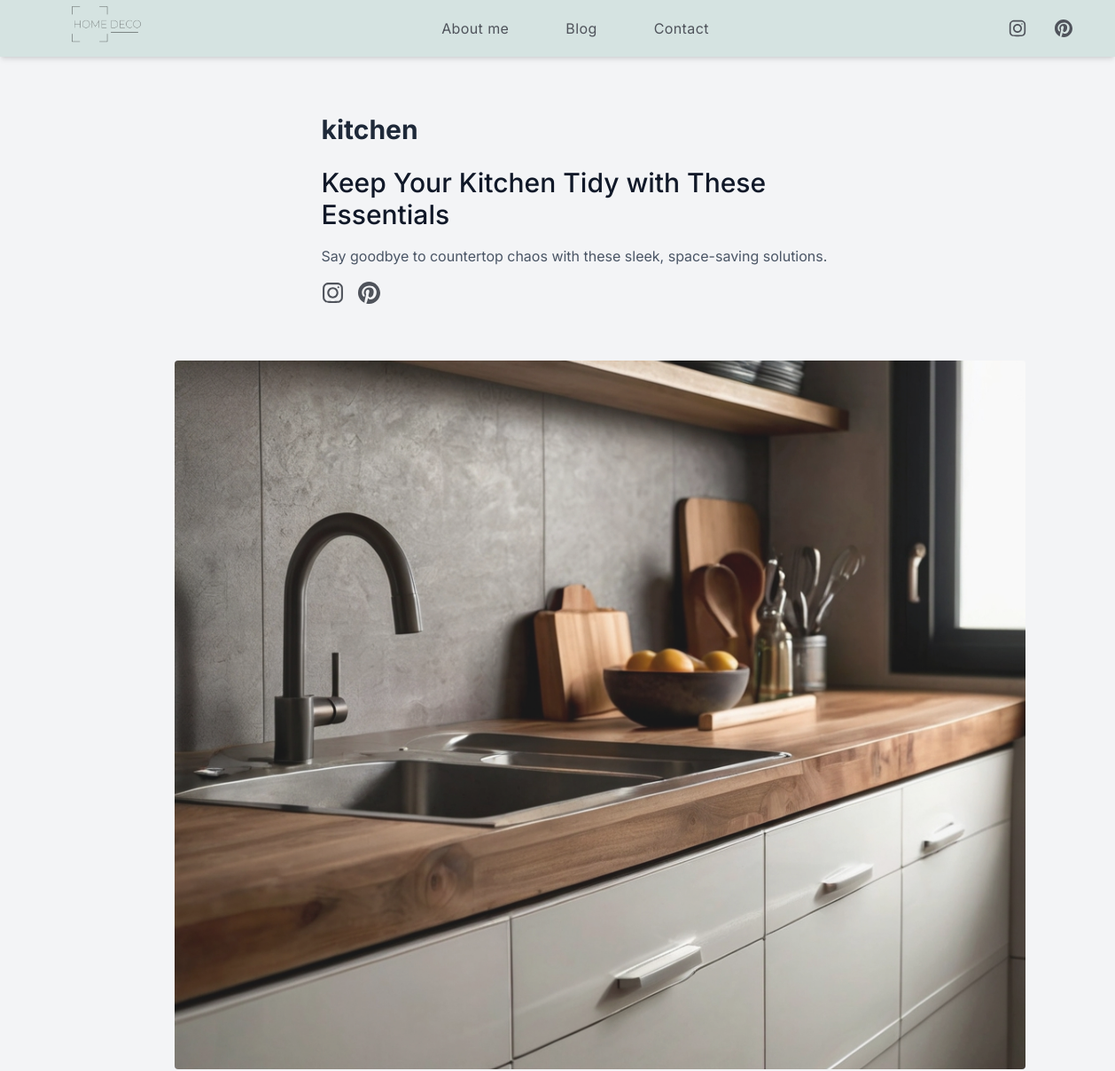
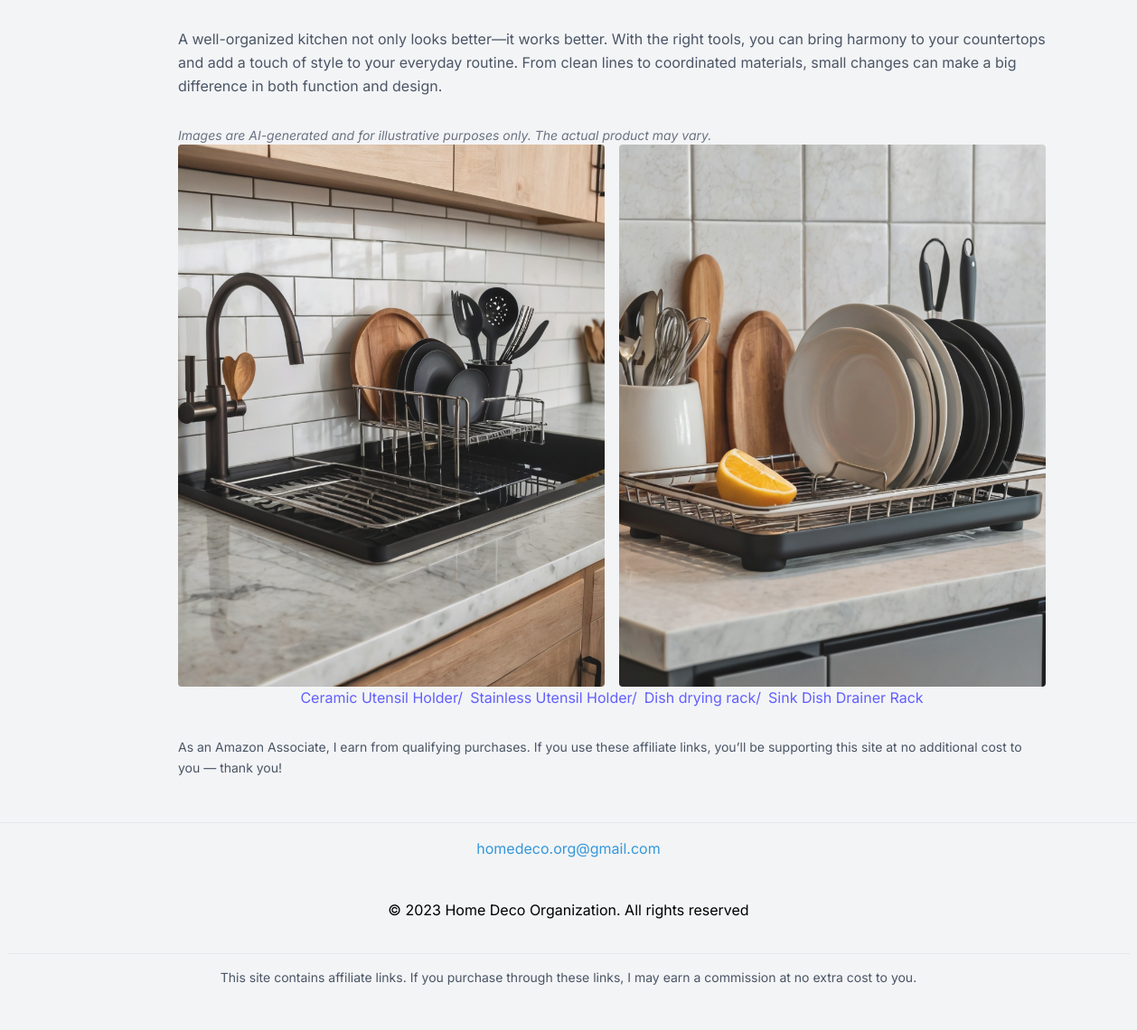
/post/10, run on the app's committed database (2 pictures, top to bottom).
### models.py (models this page shows)
class Post(db.Model):
    id = db.Column(db.Integer, primary_key=True)
    title = db.Column(db.String(100), nullable=False)
    description = db.Column(db.Text, nullable=False)
    slug = db.Column(db.String(50), nullable=False)
    image1 = db.Column(db.String(200))
    alttitle1 = db.Column(db.String(100))
    image2 = db.Column(db.String(200))
    alttitle2 = db.Column(db.String(100))
    image3 = db.Column(db.String(200))
    alttitle3 = db.Column(db.String(100))
    link1 = db.Column(db.String(200))
    label1 = db.Column(db.String(100), nullable=False)
    link2 = db.Column(db.String(200))
    label2 = db.Column(db.String(100), nullable=False)
    link3 = db.Column(db.String(200))
    label3 = db.Column(db.String(100), nullable=False)
    link4 = db.Column(db.String(200))
    label4 = db.Column(db.String(100), nullable=False)
    frase1 = db.Column(db.String(200), nullable=False)
    frase2 = db.Column(db.String(200), nullable=True)

### app.py (the view)
@app.route('/post/<int:id>', methods=['GET'])
def view_post(id):
        try:
            post = Post.query.get_or_404(id)
            return render_template('post.html', post=post)
        except Exception as e:
            print(f"Error retrieving post: {e}")
            return render_template('error.html', message="Post not found")

### templates/post.html
{% extends "layout.html" %}
{% block content %}
<section class="text-gray-600 md:ml-12 flex flex-col items-center justify-center w-screen">
  <div class="pt-32 px-8 md:px-0 w-full md:w-2/3 lg:w-1/2">
    <div class="flex flex-col justify-start text-left mb-16 ">
      <h3 class="text-3xl font-bold mb-6 text-gray-800">{{ post.slug }}</h3>
      <h1 class="sm:text-3xl text-2xl font-medium title-font mb-4 text-gray-900 text-left">{{ post.title}}</h1>
      <p class="leading-relaxed text-base text-left">{{ post.frase1 }}</p>
      <ul class="flex flex-row mt-4">
        <li class="pr-4 cursor-pointer"><a href="https://www.instagram.com/homedecoorganization/"
     target="_blank" rel="noopener noreferrer"><img src="{{ url_for('static', filename='images/IG.svg') }}" alt="Share with Instagram" width=25px ></a></li>
        <li class="pr-4 cursor-pointer"><a id="share-pinterest" href="https://www.pinterest.com/homedecoorganization/"
     target="_blank" rel="noopener noreferrer"><img src="{{ url_for('static', filename='images/pinterest.svg') }}" alt="Share with Pinterest" width=25px ></a></li>
        </ul>
    </div>
  </div>
  <div class="px-8 py-0 flex flex-wrap md:flex-nowrap md:items-start md:justify-start md:flex-col max-w-screen-lg">
    <div class="w-full">
      <div class="flex flex-wrap w-full bg-gray-100 py-32 px-10 relative mb-4 h-[500px] md:h-[800px] rounded">
        <img alt="{{ post.alttitle1 }}" class="w-full object-cover h-full object-center block opacity-90 absolute inset-0 rounded" src="{{ post.image1 }}">
      </div>
     <p class="py-4 leading-relaxed text-base text-left mb-4">{{ post.description }}</p>
      <p class="text-sm text-gray-500 mt-4 italic">
  Images are AI-generated and for illustrative purposes only. The actual product may vary.
</p>
      <div class="flex flex-wrap -mx-2 gap-4 md:gap-0">
        <div class="px-2 w-full md:w-1/2">
          <div class="flex flex-wrap w-full bg-gray-100 sm:py-24 py-16 sm:px-10 px-6 relative h-[500px] md:h-[600px] rounded">
            <img alt="{{ post.alttitle2 }}" class="w-full object-cover h-full object-center block opacity-90 absolute inset-0 rounded" src="{{ post.image2 }}">
          </div>
        </div>
        <div class="px-2 w-full md:w-1/2">
          <div class="flex flex-wrap w-full bg-gray-100 sm:py-24 py-16 sm:px-10 px-6 relative h-[500px] md:h-[600px] rounded">
            <img alt="{{ post.alttitle3 }}" class="w-full object-cover h-full object-center block opacity-90 absolute inset-0 rounded" src="{{ post.image3 }}">
          </div>
        </div>
        <div class="flex items-center flex-row justify-center gap-2 cursor-pointer w-full">
          <a href="{{ post.link1 }}" target="_blank" class="text-indigo-500 hover:underline">{{ post.label1 }}/</a>
          <a href="{{ post.link2 }}" target="_blank" class="text-indigo-500 hover:underline">{{ post.label2 }}/</a>
          <a href="{{ post.link3 }}" target="_blank" class="text-indigo-500 hover:underline">{{ post.label3 }}/</a>
          <a href="{{ post.link4 }}" target="_blank" class="text-indigo-500 hover:underline">{{ post.label4 }}</a>
        </div>
      </div>
    <p class="pb-8 leading-relaxed py-8 text-sm text-left">{{ post.frase2}}</p>
    </div>
  </div>
</section>
{% endblock %}

### static/css/main.css (style rules this page uses)
* { font-family: "inter", sans-serif; }

### data on the page
Post: slug "kitchen", title "Keep Your Kitchen Tidy with These Essentials", frase1 "Say goodbye to countertop chaos with these sleek, space-saving solutions.", alttitle1 (picture), description "A well-organized kitchen not only looks better—it works better. With the right tools, you can bring harmony to your countertops and add a touch of style to your everyday routine. From clean lines to coordinated materials, small changes can make a big difference in both function and design.", image2 (picture), image3 (picture), label1 "Ceramic Utensil Holder", label2 "Stainless Utensil Holder", label3 "Dish drying rack", label4 "Sink Dish Drainer Rack", frase2 "As an Amazon Associate, I earn from qualifying purchases. If you use these affiliate links, you’ll be supporting this site at no additional cost to you — thank you!"
